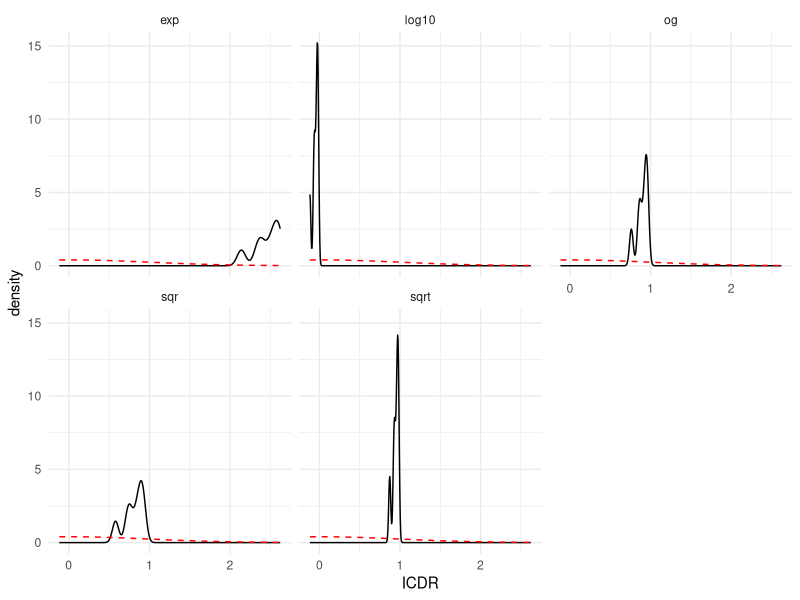
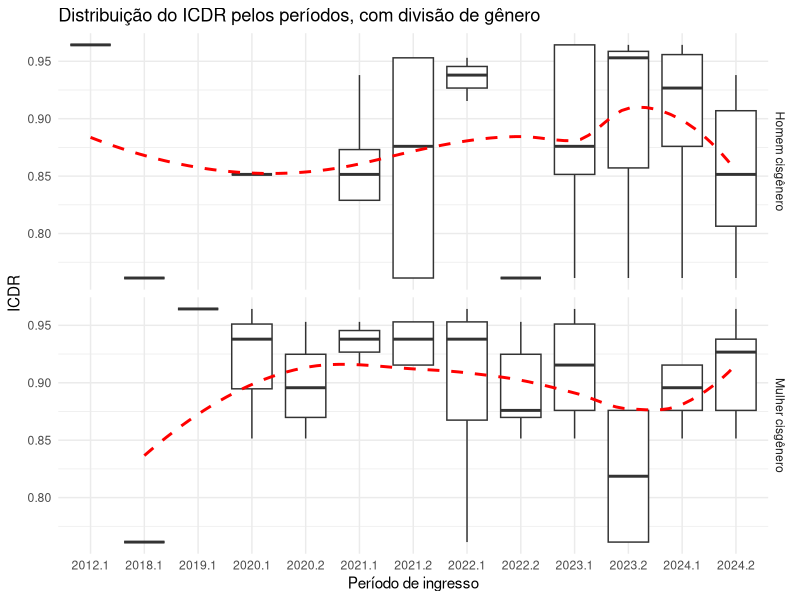
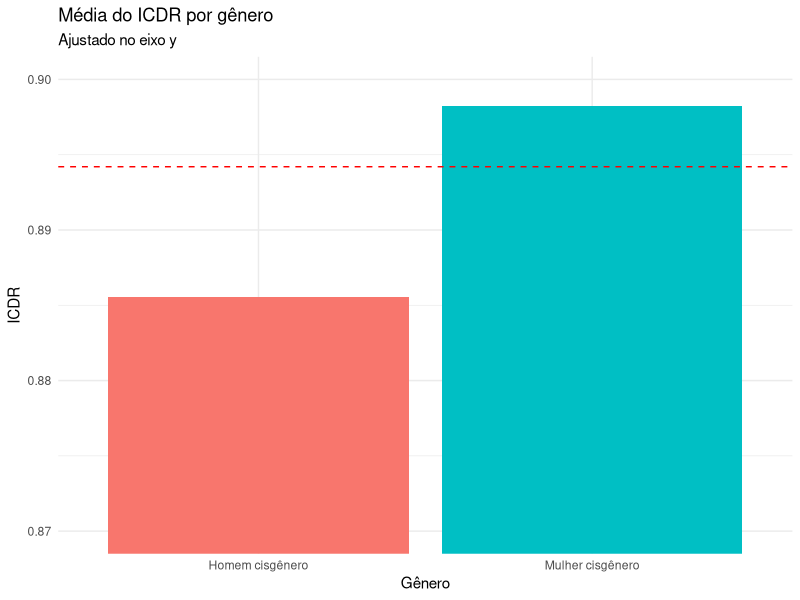

Here is the R script that generated these plots, in order: (Note: this script raises an error after producing the figures.)
#Dependências
library(dplyr) #Manipulação dos dados
library(ggplot2) #Gráficos
library(psych) #Teste de Alfa de Cronbach

#Carregando dados
d <- read.csv("./dados.csv")

#Transformando períodos em uma variável ordinal
d$Degree.start <- factor(d$Degree.start)

#Verificando alfa de Cronbach
l <- c()
for (Q in paste0("Q", 1:7)) {
  l <- append(l, Q)
}
psych::alpha(d[, l])
rm(l,Q)

#Transformando questões em variáveis ordinais
l <- c("Discordo totalmente", "Discordo parcialmente", "Sou indiferente", "Concordo parcialmente", "Concordo totalmente")
for (Q in paste0("Q", 1:7)) {
  d[Q] <- factor(d[,Q], levels = 1:5, labels = l)
}
rm(l,Q)

#Gerando índice
d$ICDR <- as.numeric(lapply(d[ , paste0("Q", 1:7)], function(x) ((mean(as.numeric(x)) - 1) / 4)))

#Teste de normalidade e correções para o ICDR
correct <- function (x) {
  l <- list(
    og       = function(x) x, #Valor original
    log10    = function(x) log10(x), #Correção no log10
    sqrt     = function(x) sqrt(x), #Correção na raiz quadrada
    exp      = function(x) exp(x), #Correção no exponencial
    sqr      = function(x) x^2 #Correção na elevação ao quadrado
  )
  
  c <- data.frame(i = character(), y = numeric()) #Criação de data frame para o gráfico
  
  for (i in names(l)){
    y <- l[[i]](x) #Aplica correção
    p <- shapiro.test(y)$p.value #Executa o teste de Shapiro-Wilk
    r <- ifelse(p >= 0.05, "Há normalidade", "Não há normalidade") #Checa se o p-valor obtido indica normalidade
    cat(paste0("Correção: ", i, " | p-valor: ", round(p, 10), " | ", r, "\n\n")) #Retorna resultado organizado no console
    
    c <- rbind(c, data.frame(i, y)) #Salva resultado no data frame
  }
  
  ggplot(c, aes(y)) + #Gráfico para visualizar resultados
    geom_density() + #Curva de densidade
    stat_function(fun = dnorm, arg = list(mean = mean(y)), color = "red", linetype = "dashed") + #Curva normal perfeita, com média igual a dos dados utilizados
    facet_wrap(i ~ .) + #Faceta para mostrar os diferentes tipos de correção no mesmo gráfico
    theme_minimal() + #Tema minimalista
    labs(
      x = "ICDR",
      y = "density"
    )
}

correct(d$ICDR) #Aplicando correções

#--------------------------------------------------
#Testes

#Teste T para índice x gênero (exclui gêneros com poucos dados)
d[d$Gender %in% c("Mulher cisgênero", "Homem cisgênero"),] %>%
  t.test(ICDR ~ Gender, data = .)

#Teste T para índice x trabalho
t.test(ICDR ~ Work, data = d)

#Teste de Wilcoxon para índice x gênero (exclui gêneros com poucos dados)
d[d$Gender %in% c("Mulher cisgênero", "Homem cisgênero"),] %>%
  wilcox.test(ICDR ~ Gender, data = .)

#Spearman para índice x gênero (exclui gêneros com poucos dados)
ifelse(d$Gender == "Mulher cisgênero", 1, ifelse(d$Gender == "Homem cisgênero", 0, NA)) %>% #Trata os gêneros como dados quantitativos
  cor.test(d$ICDR, y = ., method = "spearman")

#Spearman para índice x período
cor.test(d$ICDR, as.numeric(d$Degree.start), method = "spearman")

#Anova para índice x curso
l <- d %>%
  group_by(Degree) %>% #Agrupando por curso
  summarise(
    n = n() #Contabilizando os cursos
  ) %>%
  filter(n >= 3) %>% #Filtrando cursos com 3 ou mais observações
  pull(Degree) #Extração

oneway.test(ICDR ~ Degree, d[d$Degree %in% l,]) #Anova
rm(l) #Apagando variáveis

#Spearman para índice x idade
cor.test(d$ICDR, d$Age, method = "spearman")

#--------------------------------------------------
#Gráficos

#Índice x período com divisão de gênero
ggplot(d[d$Gender %in% c("Mulher cisgênero", "Homem cisgênero"),], aes(Degree.start, ICDR)) +
  geom_boxplot(outliers = F) + #Boxplot
  geom_smooth(aes(group = Gender), se = F, color = "red", linetype = "dashed", alpha = .5) + #Linha de tendência
  facet_grid(Gender ~ .) + #Faceta de gênero
  labs(
    title = "Distribuição do ICDR pelos períodos, com divisão de gênero",
    x = "Período de ingresso"
  ) +
  theme_minimal() #Tema minimalista

#Média do Índice x Gênero
l <- d %>%
  filter(Gender %in% c("Mulher cisgênero", "Homem cisgênero")) %>% #Filtrando gêneros
  group_by(Degree) %>% #Agrupando por curso
  summarise(
    n_Gender = n_distinct(Gender),
    n = n() #Contabilizando gêneros
  ) %>%
  filter(n_Gender >= 2, n >= 4) %>% #Filtrando cursos que possuem um mínimo de observações pra cada gênero
  pull(Degree)

d[d$Degree %in% l & d$Gender %in% c("Mulher cisgênero", "Homem cisgênero"),] %>%
  group_by(Gender) %>% #Agrupamento por gẽnero
  summarise(ICDR = mean(ICDR)) %>% #Cálculo da média por gênero
  ggplot() +
  aes(reorder(Gender, ICDR), ICDR, fill = Gender) +
  geom_col() + #Colunas
  geom_hline(yintercept = mean(d$ICDR), linetype = "dashed", color = "red") + #Linha horizontal para média geral
  coord_cartesian(ylim = c(.87, .9)) + #Zoom no eixo y
  labs(
    title = "Média do ICDR por gênero",
    subtitle = "Ajustado no eixo y",
    x = "Gênero"
  ) +
  guides(fill = F) + #Apagando legendas inúteis
  theme_minimal() #Tema minimalista

#Índice x Curso com divisão de gênero
df %>%
  group_by(Degree, Gender) %>% #Agrupamento por curso e gênero
  summarise(ICDR = mean(ICDR)) %>% #Cálculo da média para cada gênero em cada curso
  ggplot() +
  aes(Gender, ICDR, color = Degree, group = Degree) +
  geom_line() + #Linha para comparação entre observações
  geom_point(size = 3) + #Ponto
  geom_hline(yintercept = mean(d$ICDR), linetype = "dashed", color = "red") + #Linha horizontal com média geral
  labs(
    title = "Distribuição do ICDR por cursos, com divisão de gênero",
    color = "Curso",
    x = "Gênero") +
  theme_minimal() #Tema minimalista

#Distribuição de respondentes por curso
l <- d %>% count(Degree, sort = TRUE) %>%
  top_n(5, n) #Filtando cursos com mais respondentes
d %>%
  filter(Degree %in% l$Degree) %>%
  count(Degree) %>%
  mutate(prop = n / sum(n), #Contabilizando % de respondentes do total
         label = paste0("(", round(prop * 100), "%)")) %>%
  ggplot(aes("", prop, fill = Degree)) +
  geom_bar(stat = "identity", width = 1) + #Barras
  coord_polar("y") + #Cordenadas polares
  geom_text(aes(label = label), position = position_stack(vjust = .5), size = 4, color = "white") + #Texto descritivo
  labs(fill = "Curso") +
  theme_void() #Tema vazio

rm(l) #Apagando variáveis
